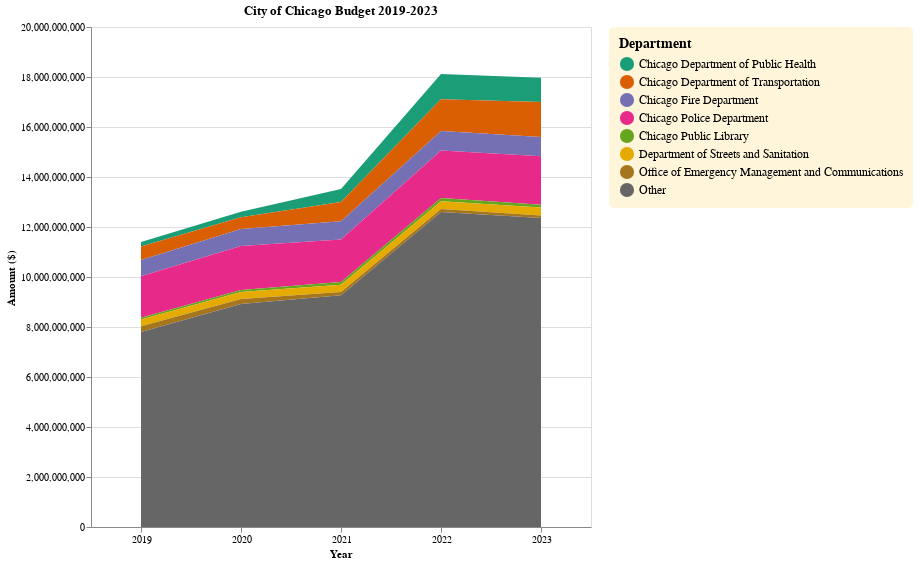

The notebook cell saved with this chart:
### Code cell
def budget_by_year_area(df):
    df["department2"] = np.where(df["dept_num"].isin([57, 81, 84, 91, 41, 58, 59]), 
                                 df["department"], "Other")
    df = df.groupby(["year", "department2"], as_index = False)["ordinance"].sum()
    chart = alt.Chart(df, title = "City of Chicago Budget 2019-2023"
            ).mark_area().encode(
        x = alt.X("year").title("Year").axis(labelAngle = 0),
        y = alt.Y("ordinance").title("Amount ($)"),
        color = alt.Color("department2").title("Department").scale(scheme = "dark2")
    ).properties(height=500, 
                 width=500
    ).configure_legend(labelLimit= 0,
                        padding = 10,
                        cornerRadius = 5,
                        labelFontSize = 12,
                        symbolSize = 200,
                        titleFontSize = 14,
                        fillColor = "#FFF5DB"
    )

    return chart

budget_by_year_area(budgets)

### Figure 1 — Vega-Lite specification as saved in the notebook (floating-point values rounded to 4 significant figures)
{"config": {"view": {"continuousWidth": 300, "continuousHeight": 300}, "legend": {"cornerRadius": 5, "fillColor": "#FFF5DB", "labelFontSize": 12, "labelLimit": 0, "padding": 10, "symbolSize": 200, "titleFontSize": 14}}, "data": {"name": "data-ea6896c1a2f558165fcca3232ca208f3"}, "mark": {"type": "area"}, "encoding": {"color": {"field": "department2", "scale": {"scheme": "dark2"}, "title": "Department", "type": "nominal"}, "x": {"axis": {"labelAngle": 0}, "field": "year", "title": "Year", "type": "nominal"}, "y": {"field": "ordinance", "title": "Amount ($)", "type": "quantitative"}}, "height": 500, "title": "City of Chicago Budget 2019-2023", "width": 500, "$schema": "https://vega.github.io/schema/vega-lite/v5.20.1.json", "datasets": {"data-ea6896c1a2f558165fcca3232ca208f3": [{"year": "2019", "department2": "Chicago Department of Public Health", "ordinance": 177300000.0}, {"year": "2019", "department2": "Chicago Department of Transportation", "ordinance": 543100000.0}, {"year": "2019", "department2": "Chicago Fire Department", "ordinance": 652300000.0}, {"year": "2019", "department2": "Chicago Police Department", "ordinance": 1656000000.0}, {"year": "2019", "department2": "Chicago Public Library", "ordinance": 71420000.0}, {"year": "2019", "department2": "Department of Streets and Sanitation", "ordinance": 268000000.0}, {"year": "2019", "department2": "Office of Emergency Management and Communications", "ordinance": 233900000.0}, {"year": "2019", "department2": "Other", "ordinance": 7798000000.0}, {"year": "2020", "department2": "Chicago Department of Public Health", "ordinance": 221700000.0}, {"year": "2020", "department2": "Chicago Department of Transportation", "ordinance": 468000000.0}, {"year": "2020", "department2": "Chicago Fire Department", "ordinance": 674200000.0}, {"year": "2020", "department2": "Chicago Police Department", "ordinance": 1762000000.0}, {"year": "2020", "department2": "Chicago Public Library", "ordinance": 84520000.0}, {"year": "2020", "department2": "Department of Streets and Sanitation", "ordinance": 273600000.0}, {"year": "2020", "department2": "Office of Emergency Management and Communications", "ordinance": 204700000.0}, {"year": "2020", "department2": "Other", "ordinance": 8918000000.0}, {"year": "2021", "department2": "Chicago Department of Public Health", "ordinance": 518600000.0}, {"year": "2021", "department2": "Chicago Department of Transportation", "ordinance": 770400000.0}, {"year": "2021", "department2": "Chicago Fire Department", "ordinance": 738400000.0}, {"year": "2021", "department2": "Chicago Police Department", "ordinance": 1699000000.0}, {"year": "2021", "department2": "Chicago Public Library", "ordinance": 111000000.0}, {"year": "2021", "department2": "Department of Streets and Sanitation", "ordinance": 283100000.0}, {"year": "2021", "department2": "Office of Emergency Management and Communications", "ordinance": 133900000.0}, {"year": "2021", "department2": "Other", "ordinance": 9268000000.0}, {"year": "2022", "department2": "Chicago Department of Public Health", "ordinance": 1002000000.0}, {"year": "2022", "department2": "Chicago Department of Transportation", "ordinance": 1276000000.0}, {"year": "2022", "department2": "Chicago Fire Department", "ordinance": 779000000.0}, {"year": "2022", "department2": "Chicago Police Department", "ordinance": 1899000000.0}, {"year": "2022", "department2": "Chicago Public Library", "ordinance": 129600000.0}, {"year": "2022", "department2": "Department of Streets and Sanitation", "ordinance": 308000000.0}, {"year": "2022", "department2": "Office of Emergency Management and Communications", "ordinance": 121300000.0}, {"year": "2022", "department2": "Other", "ordinance": 12600000000.0}, {"year": "2023", "department2": "Chicago Department of Public Health", "ordinance": 972400000.0}, {"year": "2023", "department2": "Chicago Department of Transportation", "ordinance": 1399000000.0}, {"year": "2023", "department2": "Chicago Fire Department", "ordinance": 771000000.0}, {"year": "2023", "department2": "Chicago Police Department", "ordinance": 1943000000.0}, {"year": "2023", "department2": "Chicago Public Library", "ordinance": 113400000.0}, {"year": "2023", "department2": "Department of Streets and Sanitation", "ordinance": 311500000.0}, {"year": "2023", "department2": "Office of Emergency Management and Communications", "ordinance": 109100000.0}, {"year": "2023", "department2": "Other", "ordinance": 12360000000.0}]}}
